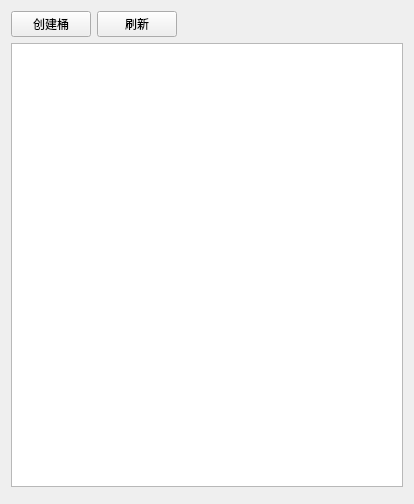
<?xml version="1.0" encoding="UTF-8"?>
<ui version="4.0">
 <class>BucketTableWidget</class>
 <widget class="QWidget" name="BucketTableWidget">
  <property name="geometry">
   <rect>
    <x>0</x>
    <y>0</y>
    <width>414</width>
    <height>504</height>
   </rect>
  </property>
  <property name="windowTitle">
   <string>Form</string>
  </property>
  <layout class="QVBoxLayout" name="verticalLayout">
   <item>
    <layout class="QHBoxLayout" name="horizontalLayout">
     <item>
      <widget class="QPushButton" name="buttonCreateBucket">
       <property name="text">
        <string>创建桶</string>
       </property>
      </widget>
     </item>
     <item>
      <widget class="QPushButton" name="buttonRefresh">
       <property name="text">
        <string>刷新</string>
       </property>
      </widget>
     </item>
     <item>
      <spacer name="horizontalSpacer">
       <property name="orientation">
        <enum>Qt::Orientation::Horizontal</enum>
       </property>
       <property name="sizeHint" stdset="0">
        <size>
         <width>40</width>
         <height>20</height>
        </size>
       </property>
      </spacer>
     </item>
    </layout>
   </item>
   <item>
    <widget class="QTableView" name="tableView">
     <property name="editTriggers">
      <set>QAbstractItemView::NoEditTriggers</set>
     </property>
    </widget>
   </item>
   <item>
    <widget class="PageWidget" name="widgetPage" native="true"/>
   </item>
  </layout>
 </widget>
 <customwidgets>
  <customwidget>
   <class>PageWidget</class>
   <extends>QWidget</extends>
   <header>src/fend/uicom/pagewidget.h</header>
   <container>1</container>
  </customwidget>
 </customwidgets>
 <resources/>
 <connections/>
</ui>
